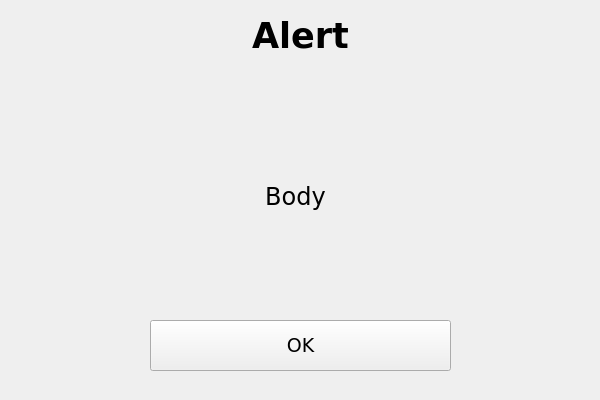
<?xml version="1.0" encoding="UTF-8"?>
<ui version="4.0">
 <class>Alert</class>
 <widget class="QWidget" name="Alert">
  <property name="geometry">
   <rect>
    <x>0</x>
    <y>0</y>
    <width>600</width>
    <height>400</height>
   </rect>
  </property>
  <property name="windowTitle">
   <string>Form</string>
  </property>
  <widget class="QPushButton" name="okButton">
   <property name="geometry">
    <rect>
     <x>150</x>
     <y>320</y>
     <width>301</width>
     <height>51</height>
    </rect>
   </property>
   <property name="font">
    <font>
     <family>DejaVu Sans</family>
     <pointsize>14</pointsize>
    </font>
   </property>
   <property name="text">
    <string>OK</string>
   </property>
  </widget>
  <widget class="QLabel" name="alertBody">
   <property name="geometry">
    <rect>
     <x>70</x>
     <y>91</y>
     <width>451</width>
     <height>211</height>
    </rect>
   </property>
   <property name="font">
    <font>
     <family>DejaVu Sans</family>
     <pointsize>18</pointsize>
    </font>
   </property>
   <property name="text">
    <string>Body</string>
   </property>
   <property name="alignment">
    <set>Qt::AlignCenter</set>
   </property>
   <property name="wordWrap">
    <bool>true</bool>
   </property>
  </widget>
  <widget class="QLabel" name="alertTitle">
   <property name="geometry">
    <rect>
     <x>20</x>
     <y>20</y>
     <width>561</width>
     <height>31</height>
    </rect>
   </property>
   <property name="font">
    <font>
     <family>DejaVu Sans</family>
     <pointsize>26</pointsize>
     <weight>75</weight>
     <bold>true</bold>
    </font>
   </property>
   <property name="layoutDirection">
    <enum>Qt::LeftToRight</enum>
   </property>
   <property name="text">
    <string>Alert</string>
   </property>
   <property name="alignment">
    <set>Qt::AlignCenter</set>
   </property>
  </widget>
 </widget>
 <resources/>
 <connections/>
</ui>
